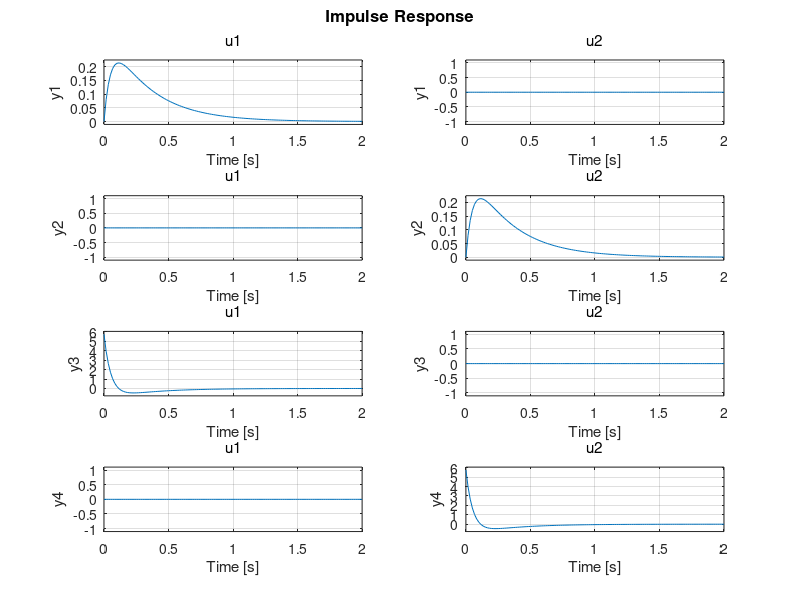

Write MATLAB code to recreate this figure.
% %capstone SIM+CONTROL 
%to be used in raspb pi, this script is explicitly to compute the
%Controller matrix that expresses the dynamics
%everything will be in SI unit
clc; clear; close all;
%%FOR INVERTED PENDULUM 
%%FOR INVERTED PENDULUM
%%FOR INVERTED PENDULUM 
%%FOR INVERTED PENDULUM

I=4;
leverArm=0.1; %%cp-cg, center of pressure-center of gravity
CNa=37*pi/180;
%%putting aerodynamic plant+control in a system of form xdot=Ax+Bu, where
%%x represents the state
density=1;
v=150; %%roughly half the speed of sound, this is the freestream air speed
A=0.25*pi*(6*25.4)^2;
%C1=-CNa*leverArm*(0.5*density*v^2)/I;
C1=14.61;
C2=-CNa*(leverArm^2)*(0.5*density*v)/I;
A=[0 0 1 0; 0 0 0 1; C1 0 C2 0; 0 C1 0 C2]; 
%%note that damping is basically miniscule compared to spring constant
%%calling it spring constant because this is basically just a mass spring
%%differential equation
%%our u input here is the angle, we will have to change this to represent
%%the actual actuation of the piston, AJ i can explain this in person
leverArmMotor=0.25;
Thrust=92;%N
%torque is then Thrust*LeverArmMotor*theta, theta is in our state
%recall that our state vector is [theta1,theta2,thetaDot1,thetaDot2]
C3=Thrust*leverArmMotor/I;
%B matrix in the dynamical system
B=[0 0; 0 0; C3 0; 0 C3];
%%
Bchopped=[C3 0 0 0; 0 C3 0 0];
%%%from rishi Jan 16 2022, the B matrix that determines the optimal control
%%tf had to be edited such that it was clear that only the angular output
%%could be changed into angular acceleration via the motor's thrust
%%defining the Q and R matrices, making them default for now, effectively
%%these are the quantities we play with for tuning, where R defines the
%%weight of our actuators on the optimization function, and Q defines the
%%weight of how close we have to be to the reference (0 angle, 0 angular
%%velocity) We can talk more on this
Q=[100 0 0 0; 0 100 0 0; 0 0 10 0; 0 0 0 10];
R=[1,0;0,1];
%R=Q because i was lazy
[K1,S1,P1] = lqr(A,B,Q,R);
C=eye(4,4);
D=zeros(4,2);
sys=ss(A-B*K1,B,C,D);

impulse(sys)